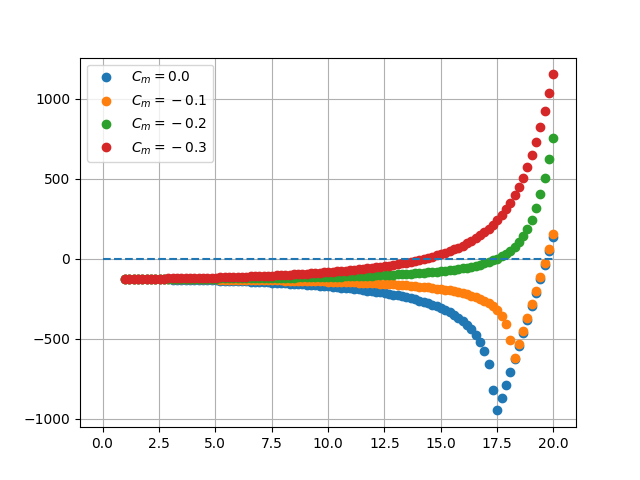

This chart was generated by the following Python code:
import numpy as np
import matplotlib.pyplot as plt

diag0 = np.load("eigen-phugpid-divergence0.npy")
diag1 = np.load("eigen-phugpid-divergence1.npy")
diag2 = np.load("eigen-phugpid-divergence2.npy")
diag3 = np.load("eigen-phugpid-divergence3.npy")

U = np.load("U-phugpid-divergence.npy")
plt.figure(1)
plt.plot(U,diag0,'o')
plt.plot(U,diag1,'o')
plt.plot(U,diag2,'o')
plt.plot(U,diag3,'o')
plt.legend(["$C_m=0.0$","$C_m=-0.1$","$C_m=-0.2$","$C_m=-0.3$"])
plt.hlines(0,0,20,linestyles='--')
plt.grid()
plt.savefig("eigenplot.pdf")
plt.show()


